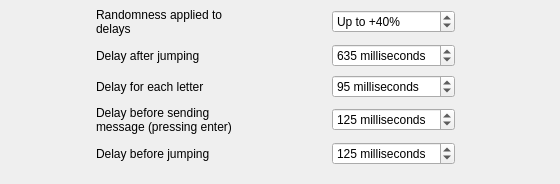
      <widget class="QWidget" name="tab_4">
       <attribute name="title">
        <string>Timings</string>
       </attribute>
       <widget class="QWidget" name="gridLayoutWidget">
        <property name="geometry">
         <rect>
          <x>0</x>
          <y>0</y>
          <width>551</width>
          <height>175</height>
         </rect>
        </property>
        <layout class="QGridLayout" name="gridLayout_4">
         <property name="horizontalSpacing">
          <number>5</number>
         </property>
         <property name="verticalSpacing">
          <number>0</number>
         </property>
         <item row="4" column="3">
          <widget class="QSpinBox" name="preJump">
           <property name="suffix">
            <string> milliseconds</string>
           </property>
           <property name="prefix">
            <string/>
           </property>
           <property name="minimum">
            <number>5</number>
           </property>
           <property name="maximum">
            <number>2500</number>
           </property>
           <property name="singleStep">
            <number>15</number>
           </property>
           <property name="value">
            <number>125</number>
           </property>
          </widget>
         </item>
         <item row="3" column="3">
          <widget class="QSpinBox" name="preSend">
           <property name="suffix">
            <string> milliseconds</string>
           </property>
           <property name="prefix">
            <string/>
           </property>
           <property name="minimum">
            <number>5</number>
           </property>
           <property name="maximum">
            <number>1000</number>
           </property>
           <property name="singleStep">
            <number>15</number>
           </property>
           <property name="value">
            <number>125</number>
           </property>
          </widget>
         </item>
         <item row="1" column="1">
          <widget class="QLabel" name="label_4">
           <property name="text">
            <string>Delay after jumping</string>
           </property>
          </widget>
         </item>
         <item row="4" column="1">
          <widget class="QLabel" name="label_8">
           <property name="text">
            <string>Delay before jumping</string>
           </property>
          </widget>
         </item>
         <item row="2" column="1">
          <widget class="QLabel" name="label_5">
           <property name="text">
            <string>Delay for each letter</string>
           </property>
           <property name="wordWrap">
            <bool>true</bool>
           </property>
          </widget>
         </item>
         <item row="0" column="1">
          <widget class="QLabel" name="label_6">
           <property name="text">
            <string>Randomness applied to delays</string>
           </property>
           <property name="wordWrap">
            <bool>true</bool>
           </property>
          </widget>
         </item>
         <item row="2" column="3">
          <widget class="QSpinBox" name="letterDelay">
           <property name="suffix">
            <string> milliseconds</string>
           </property>
           <property name="prefix">
            <string/>
           </property>
           <property name="minimum">
            <number>5</number>
           </property>
           <property name="maximum">
            <number>1000</number>
           </property>
           <property name="singleStep">
            <number>15</number>
           </property>
           <property name="value">
            <number>95</number>
           </property>
          </widget>
         </item>
         <item row="1" column="0">
          <spacer name="horizontalSpacer">
           <property name="orientation">
            <enum>Qt::Horizontal</enum>
           </property>
           <property name="sizeHint" stdset="0">
            <size>
             <width>40</width>
             <height>20</height>
            </size>
           </property>
          </spacer>
         </item>
         <item row="1" column="4">
          <spacer name="horizontalSpacer_3">
           <property name="orientation">
            <enum>Qt::Horizontal</enum>
           </property>
           <property name="sizeHint" stdset="0">
            <size>
             <width>40</width>
             <height>20</height>
            </size>
           </property>
          </spacer>
         </item>
         <item row="0" column="3">
          <widget class="QSpinBox" name="randomness">
           <property name="suffix">
            <string>%</string>
           </property>
           <property name="prefix">
            <string>Up to +</string>
           </property>
           <property name="minimum">
            <number>0</number>
           </property>
           <property name="maximum">
            <number>250</number>
           </property>
           <property name="value">
            <number>40</number>
           </property>
          </widget>
         </item>
         <item row="3" column="1">
          <widget class="QLabel" name="label_7">
           <property name="text">
            <string>Delay before sending message (pressing enter)</string>
           </property>
           <property name="wordWrap">
            <bool>true</bool>
           </property>
          </widget>
         </item>
         <item row="1" column="2">
          <spacer name="horizontalSpacer_2">
           <property name="orientation">
            <enum>Qt::Horizontal</enum>
           </property>
           <property name="sizeHint" stdset="0">
            <size>
             <width>40</width>
             <height>20</height>
            </size>
           </property>
          </spacer>
         </item>
         <item row="1" column="3">
          <widget class="QSpinBox" name="postJump">
           <property name="suffix">
            <string> milliseconds</string>
           </property>
           <property name="prefix">
            <string/>
           </property>
           <property name="minimum">
            <number>100</number>
           </property>
           <property name="maximum">
            <number>5000</number>
           </property>
           <property name="singleStep">
            <number>50</number>
           </property>
           <property name="value">
            <number>635</number>
           </property>
          </widget>
         </item>
        </layout>
       </widget>
      </widget>
